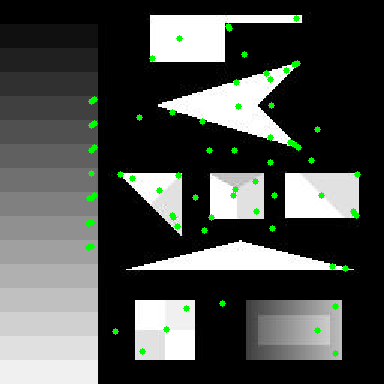
#> input picture TP5/SIFT/Projection/SIFT_Original.png, 384 x 384 px
$ python Harris.py SIFT/Projection/SIFT_Original.png
#> lines starting #> are read from the running program, lines starting #| are printed output that depends on the picture; after the words box and inside, x2 and y2 are one past the last pixel; in counts of white or black regions, pixels touching at a corner belong together
import cv2 as cv
import sys
import numpy as np

def harrisFunc(img):
    gray = np.float32(cv.cvtColor(img,cv.COLOR_BGR2GRAY))
    dst = cv.cornerHarris(gray,3,3,0.01)
    i_dlt = cv.dilate(dst,None)

    tmp = np.float32(np.zeros(gray.shape))
    tmp[np.logical_and(dst>0.01*dst.max(),dst==i_dlt)] = 255
    tmp = cv.dilate(tmp,None)

    img[tmp==255]=[0,0,255]
    return img

def display(x):
    angle = cv.getTrackbarPos("Angle",window_title)
    scale = float((cv.getTrackbarPos("Scale",window_title)+50)/100)
    width = int(cols*scale)
    height = int(rows*scale)
    M = cv.getRotationMatrix2D((cols/2,rows/2),angle,1)
    dst = cv.warpAffine(image,M,(cols,rows))
    dst = cv.resize(dst,(width,height), interpolation = cv.INTER_NEAREST)
    harris = np.uint8(harrisFunc(dst))
    cv.imshow(window_title,harris)

if len(sys.argv) != 2:
    print("Usage: python3 Harris.py <filename>")
    sys.exit(1)
image = cv.imread(sys.argv[1],cv.IMREAD_COLOR)
#> image is the input picture: shape (384, 384, 3); mean B, G, R 73.7, 77, 73.7
rows, cols, channels = image.shape
#> rows = 384; cols = 384; channels = 3
window_title = "Harris"

cv.namedWindow(window_title)
cv.createTrackbar("Angle",window_title,0,360,display)
#> slider 'Angle' is set to 100
cv.createTrackbar("Scale",window_title,50,100,display)
display("initialisation")
#> in display, `dst = cv.warpAffine(image,M,(cols,rows))`:
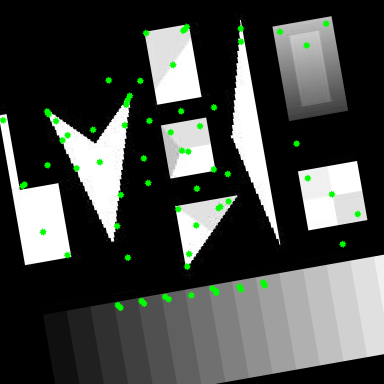
#> dst: shape (384, 384, 3); mean B, G, R 69.5, 72.8, 69.5
#> in harrisFunc, `dst = cv.cornerHarris(gray,3,3,0.01)`:
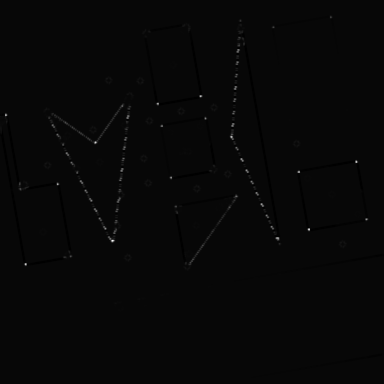
#> dst: shape (384, 384) float32; min -12564796, max 406254976, mean 505867.8; drawn with min black and max white
#> in harrisFunc, `img[tmp==255]=[0,0,255]`:
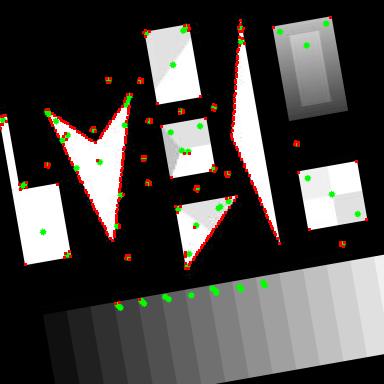
#> img: shape (384, 384, 3); 1.86% of pixels changed, all inside (x1, y1, x2, y2) = (0, 16, 368, 305)
if cv.waitKey(0) & 0xff == 27:
#> (key Esc is pressed here)
    cv.destroyAllWindows()
